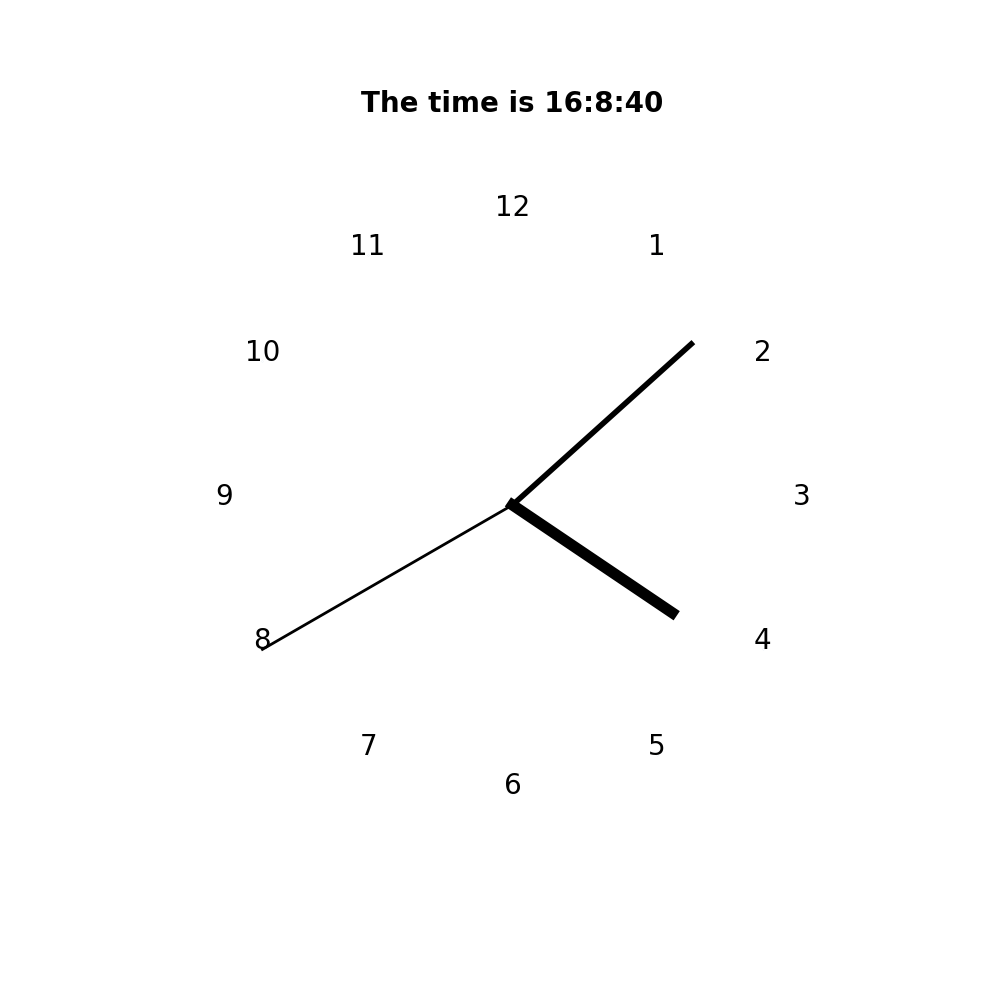

Source code (Python):
#!/usr/bin/env python3
# File       : P5a.py
# Description: Analogue clock using Python closure.
# Copyright 2022 Harvard University. All Rights Reserved.
import numpy as np
import matplotlib.pyplot as plt
import datetime as dt

# Define your closure here
def clock_hand(r):  # do not change this function name and parameter list
    """Function for a clock hand

    Parameters
    ----------
    r : float
        Length of the clock hand

    Returns
    -------
    callable
        Returns the callable closure function.  The returned function takes a
        single floating point argument `theta` and returns a list-like object
        (x, y) for the `x` and `y` Cartesian coordinates of the clock hand
        position.
    """
    def theta_2_xy(theta):
        theta = (np.pi/180)*theta
        x = r*np.cos(theta)
        y = r*np.sin(theta)
        return x, y
    return theta_2_xy

t = dt.datetime.now()
h = t.hour
m = t.minute
s = t.second

# Specify absolute hand lengths
r_border = 1.5
r_h = 1
r_m = 1.25
r_s = 1.5

# Calculate hand layout from polar coordinates, returning cartesian coordinates
hour_hand = clock_hand(r_h)
minute_hand = clock_hand(r_m)
second_hand = clock_hand(r_s)

# Calculate theta in degrees for each hand based on current time
theta_h = 90 - 30*h - m/2
theta_m = 90 - 6*m
theta_s = 90 - 6*s

# Specify the cartesian coordinates cooresponding to the polar coordinates
x_hour, y_hour = hour_hand(theta_h)
x_min, y_min = minute_hand(theta_m)
x_sec, y_sec = second_hand(theta_s)

# Specify clock numbers and locations
clock_x = []
clock_y = []
# locations loop
for i in range(0,12):
    clock_theta = 90-30*i
    x = r_border*np.cos(np.deg2rad(clock_theta))
    clock_x.append(x)
    y = r_border*np.sin(np.deg2rad(clock_theta))
    clock_y.append(y)
# numbers
clock_n = [12, 1, 2, 3, 4, 5, 6, 7, 8, 9, 10, 11]

# Plot the clock
fig, ax = plt.subplots(1,1, figsize=(10,10))
plt.xlim(-2,2)
plt.ylim(-2,2)
plt.xticks([])
plt.yticks([])
ax.set_aspect('equal')
plt.title(f"The time is {h}:{m}:{s}",fontsize=20,fontweight='bold')
ax.axis('off')
# Plot the hands
plt.plot([0,x_hour],[0,y_hour], linewidth=8, color='black')
plt.plot([0,x_min],[0,y_min], linewidth=4, color='black')
plt.plot([0,x_sec],[0,y_sec], linewidth=2, color='black')
# Plot the clock numbers 
ax.scatter(clock_x,clock_y,s=1/1000)
for i, txt in enumerate(clock_n):
    ax.annotate(txt, (clock_x[i], clock_y[i]),fontsize=20,ha='center')
plt.savefig('P5a.png')
plt.show()

